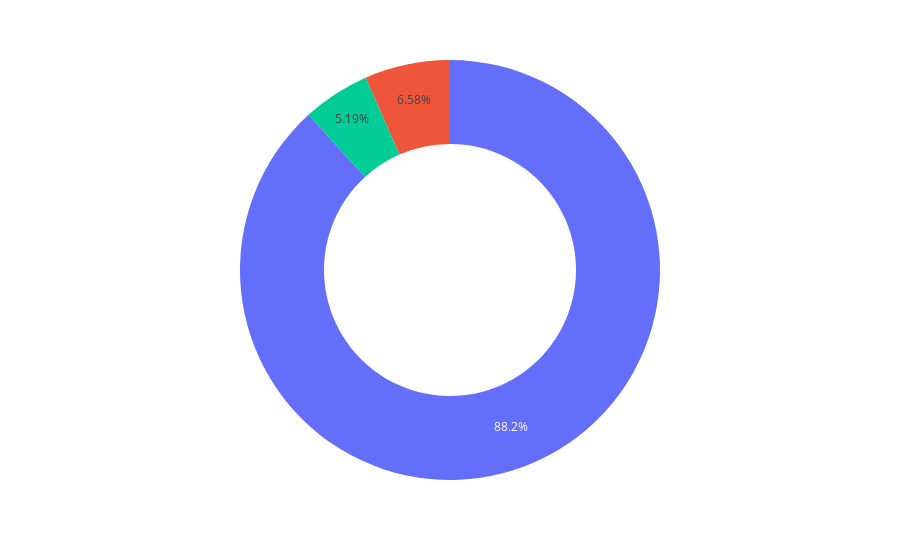

Notebook code for this chart:
### Code cell
fig_donut = px.pie(values=jd_count.values, 
                   hover_name=jd_count.index.values, hole=0.6)
fig_donut

### Figure 1 — Plotly figure (JSON) as saved in the notebook; plotly's stock layout.template omitted (floating-point values rounded to 4 significant figures)
{"data": [{"domain": {"x": [0, 1], "y": [0, 1]}, "hole": 0.6, "hovertemplate": "<b>%{hovertext}</b><br><br>value=%{value}<extra></extra>", "hovertext": ["dismissed", "allowed", "tied / unclear"], "legendgroup": "", "name": "", "showlegend": false, "type": "pie", "values": [88231, 6578, 5191]}], "layout": {"legend": {"tracegroupgap": 0}, "margin": {"t": 60}}}
